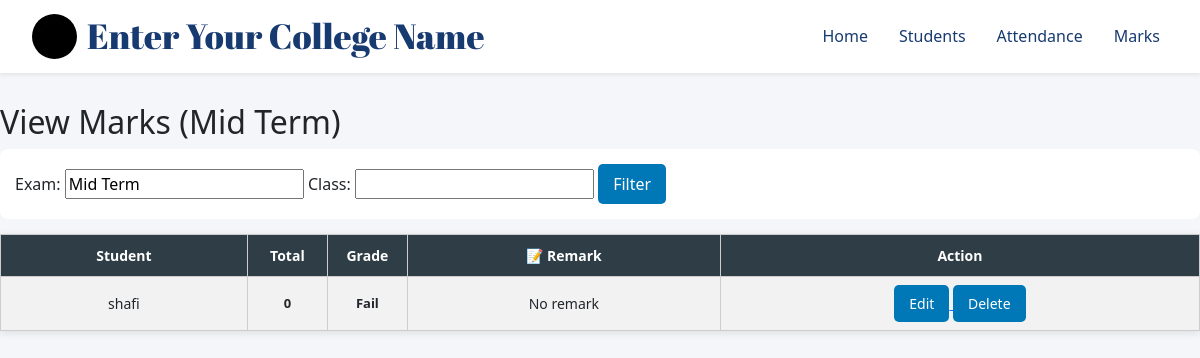
The app's page /view-marks/, older data.
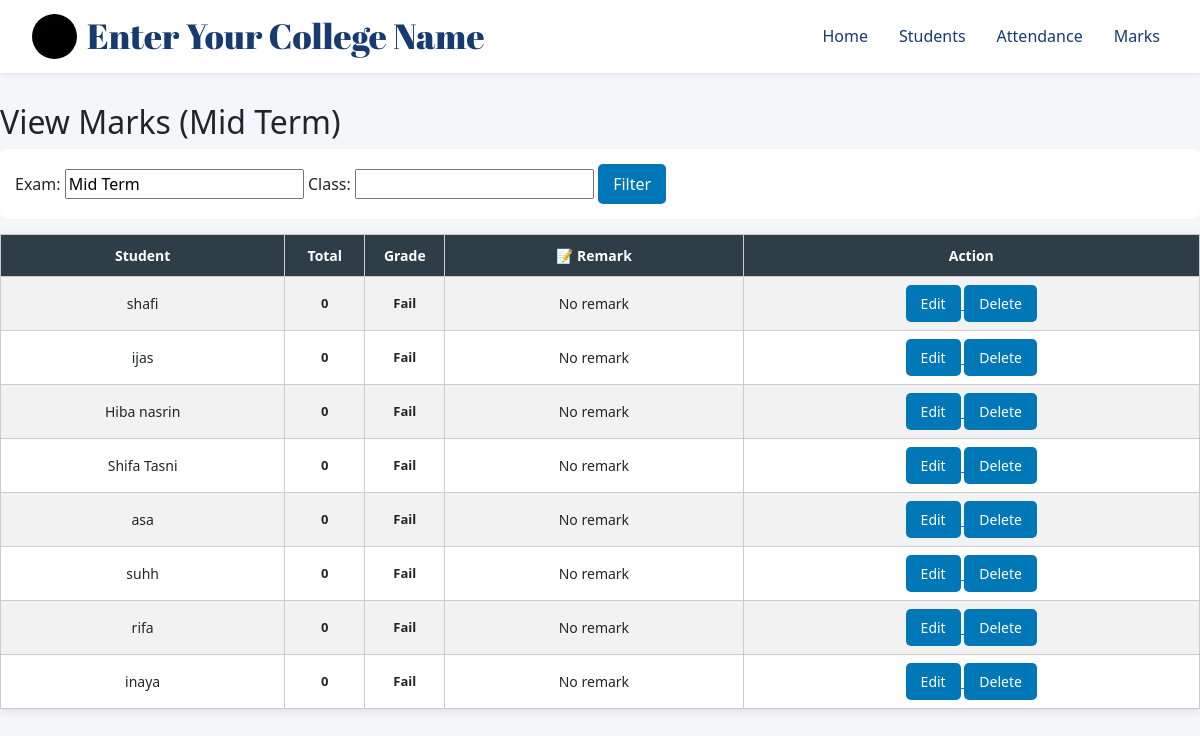
The same page, newer data.
### myapp/models.py (models this page shows, shortened)
class Student(models.Model):
    CLASS_CHOICES = [
        ('8', 'Class 8'),
        ('9', 'Class 9'),
        ('10', 'Class 10'),
        ('+1', 'Plus One'),
        ('+2', 'Plus Two'),
        ('ug1', 'Degree 1st Year'),
        ('ug2', 'Degree 2nd Year'),
        ('ug3', 'Degree 3rd Year'),
    ]
    name = models.CharField(max_length=100)
    roll_no = models.IntegerField()
    school_class = models.CharField(
        max_length=20,
        choices=CLASS_CHOICES
    )
    parent_phone = models.CharField(max_length=15)
    address = models.TextField()
    photo = models.ImageField(upload_to='students/', blank=True, null=True)

### myapp/views.py (the view, shortened to what this page needs)
# urls.py: path('view-marks/', views.view_marks, name='view_marks'),
def view_marks(request):
    selected_class = request.GET.get('class')
    exam_name = request.GET.get('exam', 'Mid Term')
    if selected_class:
        students = Student.objects.filter(school_class=selected_class)
    else:
        students = Student.objects.all()
    subjects = Subject.objects.all()   # ✅ FIXED
    marks = Marks.objects.filter(exam_name=exam_name)
    table_data = []
    for student in students:
        row = {
            'student': student,
            'marks': [],
            'total': 0
        }
        total = 0
        row['total'] = total
        row['grade'] = Marks.calculate_grade(total)
        table_data.append(row)
    remarks = StudentRemark.objects.filter(exam_name=exam_name)
    return render(request, 'view_marks.html', {
        'subjects': subjects,
        'table_data': table_data,
        'exam_name': exam_name,
         'remarks': remarks,
    })

### myapp/models.py (called while the page is built)
    @staticmethod
    def calculate_grade(total):
        if total >= 270:
            return "A+"
        elif total >= 240:
            return "A"
        elif total >= 210:
            return "B"
        elif total >= 180:
            return "C"
        else:
            return "Fail"

### templates/view_marks.html (shortened to what this page needs)
{% extends 'base.html' %}
{% block content %}
<div class="view_marks">
<h2>View Marks ({{ exam_name }})</h2>
<form method="get">
    <label>Exam:</label>
    <input type="text" name="exam" value="{{ exam_name }}">
    <label>Class:</label>
    <input type="text" name="class" value="{{ request.GET.class }}">
    <button type="submit">Filter</button>
</form>
<table border="1">
    <tr>
        <th>Student</th>
        <th>Total</th>
        <th>Grade</th>
        <th>📝 Remark</th>
        <th>Action</th>
    </tr>
    {% for row in table_data %}
    <tr>
        <td>{{ row.student.name }}</td>
        <td>{{ row.total }}</td>
        <td>{{ row.grade }}</td>
        <td>
            {% for r in remarks %}
                {% if r.student.id == row.student.id %}
                    {{ r.remark }}
                {% endif %}
            {% empty %}
                No remark
            {% endfor %}
        </td>
        <td>
            <a href="{% url 'edit_student_marks' row.student.id exam_name %}">
                <button>Edit</button>
            </a>
            <a href="{% url 'delete_student_marks' row.student.id exam_name %}"
               onclick="return confirm('Are you sure to delete this student marks?')">
                <button>Delete</button>
            </a>
        </td>
    </tr>
    {% endfor %}
</table>
</div>
{% endblock %}

Row changes from the older to the newer data that the page shows:
added Student: student.name "ijas", total "0", grade "Fail"
added Student: student.name "Hiba nasrin", total "0", grade "Fail"
added Student: student.name "Shifa Tasni", total "0", grade "Fail"
added Student: student.name "asa", total "0", grade "Fail"
added Student: student.name "suhh", total "0", grade "Fail"
added Student: student.name "rifa", total "0", grade "Fail"
added Student: student.name "inaya", total "0", grade "Fail"
